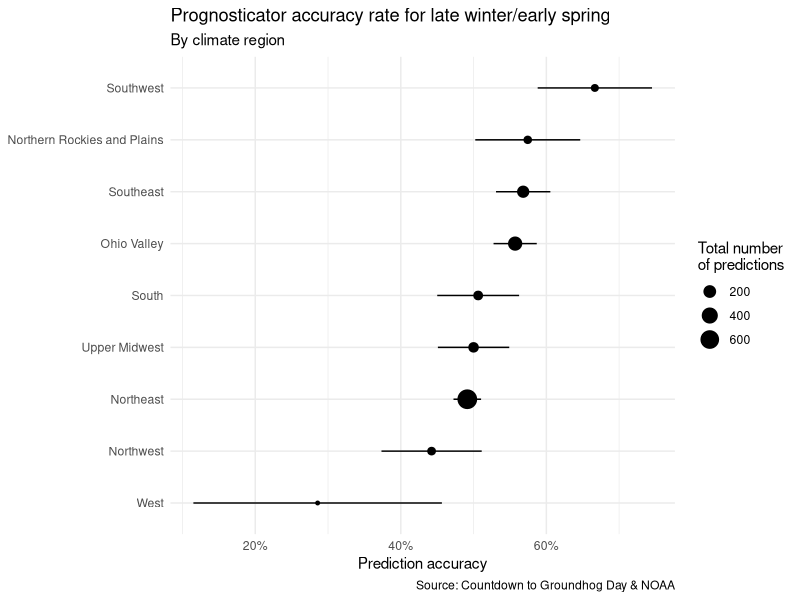
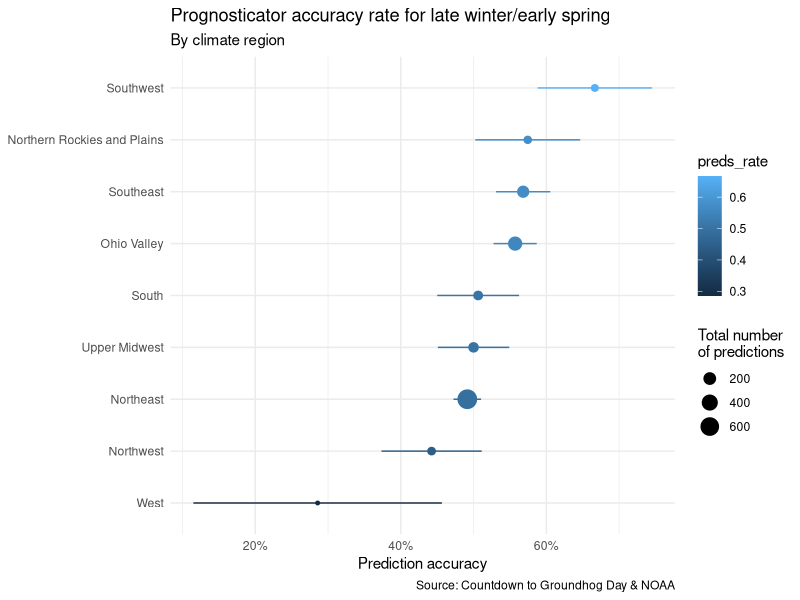

Reproduce these figures in R, in order.
## ---- chunk 1
#| label: load-packages-data
#| message: false

library(tidyverse)
library(scales)
library("viridis")

seers <- read_csv("data/prognosticators.csv")
weather <- read_csv("data/weather-region.csv")
## ---- chunk 2
#| label: glimpse-seers

glimpse(seers)
## ---- chunk 3
#| label: glimpse-weather

glimpse(weather)
## ---- chunk 4
#| label: join-seers-weather

# add code here
seers_weather = inner_join(x = seers,
                           y = weather,
                           by = join_by(year, 
                                        state == state_abb))
## ---- chunk 5
#| label: data-clean

# add code here
seers_weather <- seers_weather |>
  mutate(correct_pred = prediction == outcome)
## ---- chunk 6
#| label: seers-mean

# add code here
seers_weather |>
  group_by(region) |>
  summarize(preds_rate = mean(correct_pred))
## ---- chunk 7
#| label: seers-summary-save

# add code here
seers_summary <- seers_weather |>
  group_by(region) |>
  summarize(preds_rate = mean(correct_pred),
            preds_n = n(),
            preds_se = sqrt((preds_rate * (1-preds_rate)) / preds_n))
## ---- chunk 8
#| label: seers-summary-sorted

# add code here
seers_summary |>
  arrange(preds_rate)
## ---- chunk 9
#| label: seers-summary-plot
#| error: true

# add code here
seers_summary |>
  mutate(region = fct_reorder(.f = region, .x = preds_rate)) |>
  ggplot(mapping = aes(x = preds_rate, y = region)) +
  geom_point(mapping = aes(size = preds_n)) +
  geom_linerange(mapping = aes(xmin = preds_rate - preds_se,
                               xmax = preds_rate + preds_se)) +
  scale_x_continuous(labels = label_percent()) +
  labs(
    title = "Prognosticator accuracy rate for late winter/early spring",
    subtitle = "By climate region",
    x = "Prediction accuracy",
    y = NULL,
    size = "Total number\nof predictions",
    caption = "Source: Countdown to Groundhog Day & NOAA"
  ) +
  theme_minimal()
## ---- chunk 10
#| label: plot-improve

# add your code here
seers_summary |>
  mutate(region = fct_reorder(.f = region, 
                              .x = preds_rate)) |>
  ggplot(mapping = aes(x = preds_rate, 
                       y = region,
                       color = preds_rate)) +
  geom_point(mapping = aes(size = preds_n)) +
  geom_linerange(mapping = aes(xmin = preds_rate - preds_se,
                               xmax = preds_rate + preds_se)) +
  scale_x_continuous(labels = label_percent()) +
  labs(
    title = "Prognosticator accuracy rate for late winter/early spring",
    subtitle = "By climate region",
    x = "Prediction accuracy",
    y = NULL,
    size = "Total number\nof predictions",
    caption = "Source: Countdown to Groundhog Day & NOAA"
  ) +
  theme_minimal()
